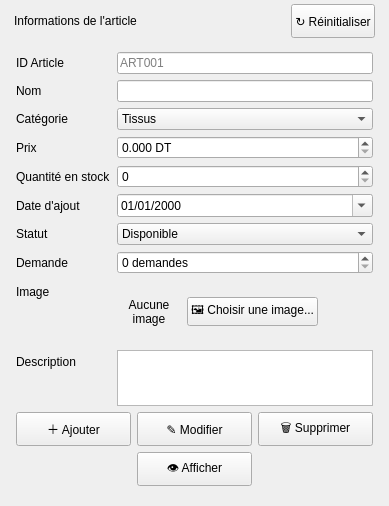
                     <widget class="QFrame" name="formPanelArticle">
                      <layout class="QVBoxLayout" name="formPanelLayoutArticle">
                       <property name="leftMargin">
                        <number>0</number>
                       </property>
                       <property name="topMargin">
                        <number>0</number>
                       </property>
                       <property name="rightMargin">
                        <number>0</number>
                       </property>
                       <property name="bottomMargin">
                        <number>0</number>
                       </property>
                       <property name="spacing">
                        <number>0</number>
                       </property>
                       <item>
                        <widget class="QFrame" name="formHeaderArticle">
                         <layout class="QHBoxLayout" name="formHeaderLayoutArticle">
                          <property name="leftMargin">
                           <number>14</number>
                          </property>
                          <property name="topMargin">
                           <number>4</number>
                          </property>
                          <property name="rightMargin">
                           <number>14</number>
                          </property>
                          <property name="bottomMargin">
                           <number>4</number>
                          </property>
                          <item>
                           <widget class="QLabel" name="lblFormTitleArticle">
                            <property name="text">
                             <string>Informations de l'article</string>
                            </property>
                           </widget>
                          </item>
                          <item>
                           <spacer name="spcFHArticle">
                            <property name="orientation">
                             <enum>Qt::Horizontal</enum>
                            </property>
                            <property name="sizeHint" stdset="0">
                             <size>
                              <width>20</width>
                              <height>20</height>
                             </size>
                            </property>
                           </spacer>
                          </item>
                          <item>
                           <widget class="QPushButton" name="btnResetArticle">
                            <property name="text">
                             <string>↻ Réinitialiser</string>
                            </property>
                            <property name="cursor">
                             <cursorShape>PointingHandCursor</cursorShape>
                            </property>
                            <property name="minimumSize">
                             <size>
                              <width>0</width>
                              <height>34</height>
                             </size>
                            </property>
                           </widget>
                          </item>
                         </layout>
                        </widget>
                       </item>
                       <item>
                        <widget class="QWidget" name="formBodyArticle">
                         <layout class="QVBoxLayout" name="formBodyLayoutArticle">
                          <property name="leftMargin">
                           <number>16</number>
                          </property>
                          <property name="topMargin">
                           <number>10</number>
                          </property>
                          <property name="rightMargin">
                           <number>16</number>
                          </property>
                          <property name="bottomMargin">
                           <number>10</number>
                          </property>
                          <item>
                           <layout class="QFormLayout" name="formLayoutArticle">
                            <property name="verticalSpacing">
                             <number>6</number>
                            </property>
                            <item row="0" column="0">
                             <widget class="QLabel" name="lbl_eIdArticle">
                              <property name="text">
                               <string>ID Article</string>
                              </property>
                             </widget>
                            </item>
                            <item row="0" column="1">
                             <widget class="QLineEdit" name="eIdArticle">
                              <property name="placeholderText">
                               <string>ART001</string>
                              </property>
                             </widget>
                            </item>
                            <item row="1" column="0">
                             <widget class="QLabel" name="lbl_eNomArticle">
                              <property name="text">
                               <string>Nom</string>
                              </property>
                             </widget>
                            </item>
                            <item row="1" column="1">
                             <widget class="QLineEdit" name="eNomArticle" />
                            </item>
                            <item row="2" column="0">
                             <widget class="QLabel" name="lbl_cCatArticle">
                              <property name="text">
                               <string>Catégorie</string>
                              </property>
                             </widget>
                            </item>
                            <item row="2" column="1">
                             <widget class="QComboBox" name="cCatArticle">
                              <item>
                               <property name="text">
                                <string>Tissus</string>
                               </property>
                              </item>
                              <item>
                               <property name="text">
                                <string>Fils</string>
                               </property>
                              </item>
                              <item>
                               <property name="text">
                                <string>Boutons</string>
                               </property>
                              </item>
                              <item>
                               <property name="text">
                                <string>Fermetures</string>
                               </property>
                              </item>
                              <item>
                               <property name="text">
                                <string>Accessoires</string>
                               </property>
                              </item>
                             </widget>
                            </item>
                            <item row="3" column="0">
                             <widget class="QLabel" name="lbl_sPrixArticle">
                              <property name="text">
                               <string>Prix</string>
                              </property>
                             </widget>
                            </item>
                            <item row="3" column="1">
                             <widget class="QDoubleSpinBox" name="sPrixArticle">
                              <property name="suffix">
                               <string> DT</string>
                              </property>
                              <property name="decimals">
                               <number>3</number>
                              </property>
                              <property name="maximum">
                               <double>999999</double>
                              </property>
                             </widget>
                            </item>
                            <item row="4" column="0">
                             <widget class="QLabel" name="lbl_sQteArticle">
                              <property name="text">
                               <string>Quantité en stock</string>
                              </property>
                             </widget>
                            </item>
                            <item row="4" column="1">
                             <widget class="QSpinBox" name="sQteArticle">
                              <property name="maximum">
                               <number>9999999</number>
                              </property>
                             </widget>
                            </item>
                            <item row="5" column="0">
                             <widget class="QLabel" name="lbl_dDateArticle">
                              <property name="text">
                               <string>Date d'ajout</string>
                              </property>
                             </widget>
                            </item>
                            <item row="5" column="1">
                             <widget class="QDateEdit" name="dDateArticle">
                              <property name="displayFormat">
                               <string>dd/MM/yyyy</string>
                              </property>
                              <property name="calendarPopup">
                               <bool>true</bool>
                              </property>
                             </widget>
                            </item>
                            <item row="6" column="0">
                             <widget class="QLabel" name="lbl_cStArticle">
                              <property name="text">
                               <string>Statut</string>
                              </property>
                             </widget>
                            </item>
                            <item row="6" column="1">
                             <widget class="QComboBox" name="cStArticle">
                              <item>
                               <property name="text">
                                <string>Disponible</string>
                               </property>
                              </item>
                              <item>
                               <property name="text">
                                <string>Rupture de stock</string>
                               </property>
                              </item>
                              <item>
                               <property name="text">
                                <string>Archivé</string>
                               </property>
                              </item>
                             </widget>
                            </item>
                            <item row="7" column="0">
                             <widget class="QLabel" name="lbl_sDemArticle">
                              <property name="text">
                               <string>Demande</string>
                              </property>
                             </widget>
                            </item>
                            <item row="7" column="1">
                             <widget class="QSpinBox" name="sDemArticle">
                              <property name="suffix">
                               <string> demandes</string>
                              </property>
                              <property name="maximum">
                               <number>9999999</number>
                              </property>
                             </widget>
                            </item>
                            <item row="8" column="0">
                             <widget class="QLabel" name="lbl_imgArticle">
                              <property name="text">
                               <string>Image</string>
                              </property>
                             </widget>
                            </item>
                            <item row="8" column="1">
                             <layout class="QHBoxLayout" name="imgLayoutArticle">
                              <item>
                               <widget class="QLabel" name="lImgArticle">
                                <property name="minimumSize">
                                 <size>
                                  <width>64</width>
                                  <height>64</height>
                                 </size>
                                </property>
                                <property name="maximumSize">
                                 <size>
                                  <width>64</width>
                                  <height>64</height>
                                 </size>
                                </property>
                                <property name="text">
                                 <string>Aucune
image</string>
                                </property>
                                <property name="alignment">
                                 <set>Qt::AlignCenter</set>
                                </property>
                               </widget>
                              </item>
                              <item>
                               <widget class="QPushButton" name="btnImgArticle">
                                <property name="text">
                                 <string>🖼 Choisir une image...</string>
                                </property>
                                <property name="cursor">
                                 <cursorShape>PointingHandCursor</cursorShape>
                                </property>
                               </widget>
                              </item>
                              <item>
                               <spacer name="spcImgArticle">
                                <property name="orientation">
                                 <enum>Qt::Horizontal</enum>
                                </property>
                                <property name="sizeHint" stdset="0">
                                 <size>
                                  <width>20</width>
                                  <height>20</height>
                                 </size>
                                </property>
                               </spacer>
                              </item>
                             </layout>
                            </item>
                            <item row="9" column="0">
                             <widget class="QLabel" name="lbl_eDescArticle">
                              <property name="text">
                               <string>Description</string>
                              </property>
                             </widget>
                            </item>
                            <item row="9" column="1">
                             <widget class="QTextEdit" name="eDescArticle">
                              <property name="maximumSize">
                               <size>
                                <width>16777215</width>
                                <height>56</height>
                               </size>
                              </property>
                             </widget>
                            </item>
                           </layout>
                          </item>
                          <item>
                           <layout class="QGridLayout" name="btnGridArticle">
                            <item row="0" column="0">
                             <widget class="QPushButton" name="btnAddArticle">
                              <property name="text">
                               <string>＋ Ajouter</string>
                              </property>
                              <property name="cursor">
                               <cursorShape>PointingHandCursor</cursorShape>
                              </property>
                              <property name="minimumSize">
                               <size>
                                <width>0</width>
                                <height>34</height>
                               </size>
                              </property>
                             </widget>
                            </item>
                            <item row="0" column="1">
                             <widget class="QPushButton" name="btnModArticle">
                              <property name="text">
                               <string>✎ Modifier</string>
                              </property>
                              <property name="cursor">
                               <cursorShape>PointingHandCursor</cursorShape>
                              </property>
                              <property name="minimumSize">
                               <size>
                                <width>0</width>
                                <height>34</height>
                               </size>
                              </property>
                             </widget>
                            </item>
                            <item row="0" column="2">
                             <widget class="QPushButton" name="btnDelArticle">
                              <property name="text">
                               <string>🗑 Supprimer</string>
                              </property>
                              <property name="cursor">
                               <cursorShape>PointingHandCursor</cursorShape>
                              </property>
                              <property name="minimumSize">
                               <size>
                                <width>0</width>
                                <height>34</height>
                               </size>
                              </property>
                             </widget>
                            </item>
                            <item row="1" column="1">
                             <widget class="QPushButton" name="btnViewArticle">
                              <property name="text">
                               <string>👁 Afficher</string>
                              </property>
                              <property name="cursor">
                               <cursorShape>PointingHandCursor</cursorShape>
                              </property>
                              <property name="minimumSize">
                               <size>
                                <width>0</width>
                                <height>34</height>
                               </size>
                              </property>
                             </widget>
                            </item>
                           </layout>
                          </item>
                          <item>
                           <spacer name="spcFormArticle">
                            <property name="orientation">
                             <enum>Qt::Vertical</enum>
                            </property>
                            <property name="sizeHint" stdset="0">
                             <size>
                              <width>20</width>
                              <height>10</height>
                             </size>
                            </property>
                           </spacer>
                          </item>
                         </layout>
                        </widget>
                       </item>
                      </layout>
                     </widget>
